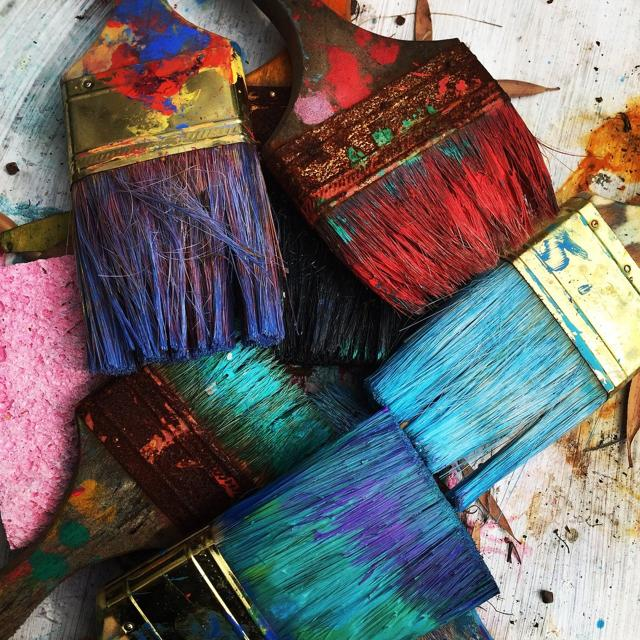
#> input picture HW11/crop_data/0.jpg, 640 x 640 px
$ python Color_Correlation.py
#> lines starting #> are read from the running program, lines starting #| are printed output that depends on the picture; long printed decimals are rounded
import os
import sys
from PIL import Image
import numpy as np
import matplotlib.pyplot as plt

def get_RGB_YUV(filename):
    image_rgb = Image.open(filename)
    image_yuv = image_rgb.convert('YCbCr')
    width, height = image_rgb.size
    filename = filename.split('.')
    filename[0] = 'converted/'+filename[0].split('/')[1]
    R = []
    G = []
    B = []
    Y = []
    U = []
    V = []
    newR = Image.new('RGB', (width, height))
    newRpixel = newR.load()
    newG = Image.new('RGB', (width, height))
    newGpixel = newG.load()
    newB = Image.new('RGB', (width, height))
    newBpixel = newB.load()
    newY = Image.new('YCbCr', (width, height))
    newYpixel = newY.load()
    newU = Image.new('YCbCr', (width, height))
    newUpixel = newU.load()
    newV = Image.new('YCbCr', (width, height))
    newVpixel = newV.load()
    for i in range(width):
        for j in range(height):
            pixel = image_rgb.getpixel((i, j))
            R.append(pixel[0])
            G.append(pixel[1])
            B.append(pixel[2])
            newRpixel[i,j] = (pixel[0], 0, 0)
            newGpixel[i,j] = (0, pixel[1], 0)
            newBpixel[i,j] = (0, 0, pixel[2])
            pixel = image_yuv.getpixel((i, j))
            Y.append(pixel[0])
            U.append(pixel[1])
            V.append(pixel[2])
            newYpixel[i,j] = (pixel[0], 128, 128)
            newUpixel[i,j] = (128, pixel[1], 128)
            newVpixel[i,j] = (128, 128, pixel[2])

    newR.save(filename[0]+'R.'+filename[1])
    newG.save(filename[0]+'G.'+filename[1])
    newB.save(filename[0]+'B.'+filename[1])
    newY.save(filename[0]+'Y.'+filename[1])
    newU.save(filename[0]+'U.'+filename[1])
    newV.save(filename[0]+'V.'+filename[1])
    return R, G, B, Y, U, V

def get_correlation(A, B, plot = False):
    avg_A = 0.0
    avg_B = 0.0
    for a in A:
        avg_A += a
    avg_A /= len(A)
    for b in B:
        avg_B += b
    avg_B /= len(B)

    stdev_A = 0.0
    stdev_B = 0.0
    for a in A:
        stdev_A += (a - avg_A)**2
    for b in B:
        stdev_B += (b - avg_B)**2
    stdev_A /= len(A)
    stdev_B /= len(B)
    stdev_A = np.sqrt(stdev_A)
    stdev_B = np.sqrt(stdev_B)

    covariance = 0.0
    for i in range(len(A)):
        covariance += (A[i]-avg_A)*(B[i]-avg_B)
    covariance /= len(A)

    if plot:
        plt.scatter(A, B, c = 'blue', s = 0.1)
        plt.show()
    return covariance/(stdev_A*stdev_B)

def main():
    totalR = []
    totalG = []
    totalB = []
    totalY = []
    totalU = []
    totalV = []
    for filename in os.listdir('crop_data/'):
        print("Filename : %s" % filename)
        print("Get RGV and YUV component...")
        R, G, B, Y, U, V = get_RGB_YUV('crop_data/'+filename)
#> in get_RGB_YUV, image_rgb is the input picture: PIL image 640x640 RGB; mean R, G, B 108.5, 102, 102.2
#> in get_RGB_YUV, `image_yuv = image_rgb.convert('YCbCr')`: image_yuv: PIL image 640x640 YCbCr; mean of channels 0, 1, 2 103.5, 126.6, 130.8
#> in get_RGB_YUV, `newR = Image.new('RGB', (width, height))`: newR: PIL image 640x640 RGB; every value is 0
#> after the loop in get_RGB_YUV, `for i in range(width):`: B = 409600 items
#> in get_RGB_YUV, `newR.save(filename[0]+'R.'+filename[1])`:
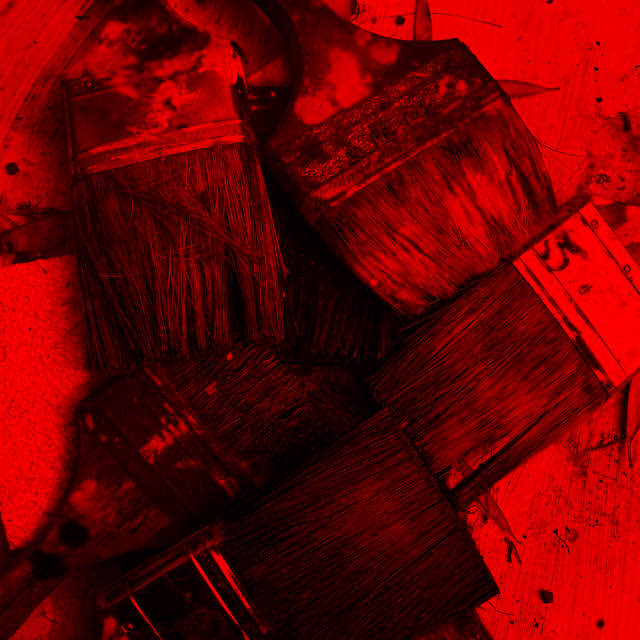
#> saved as 0R.jpg: PIL image 640x640 RGB; mean R, G, B 108.5, 0, 0
#> in get_RGB_YUV, `newG.save(filename[0]+'G.'+filename[1])`:
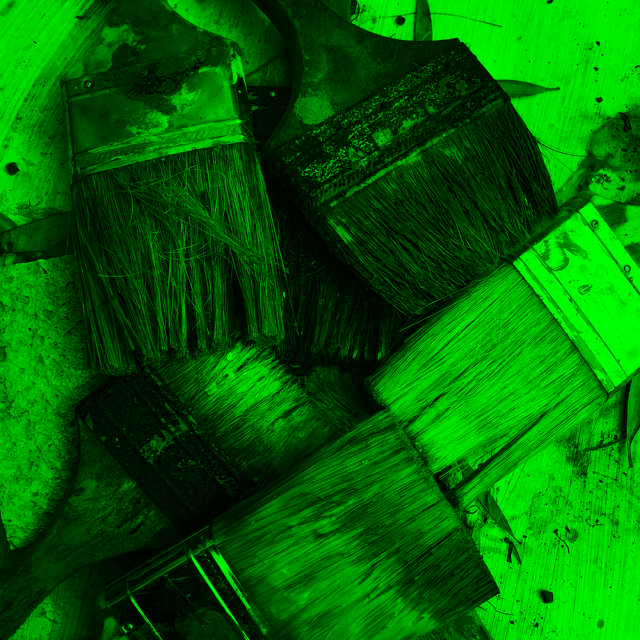
#> saved as 0G.jpg: PIL image 640x640 RGB; mean R, G, B 0, 102, 0
#> in get_RGB_YUV, `newB.save(filename[0]+'B.'+filename[1])`:
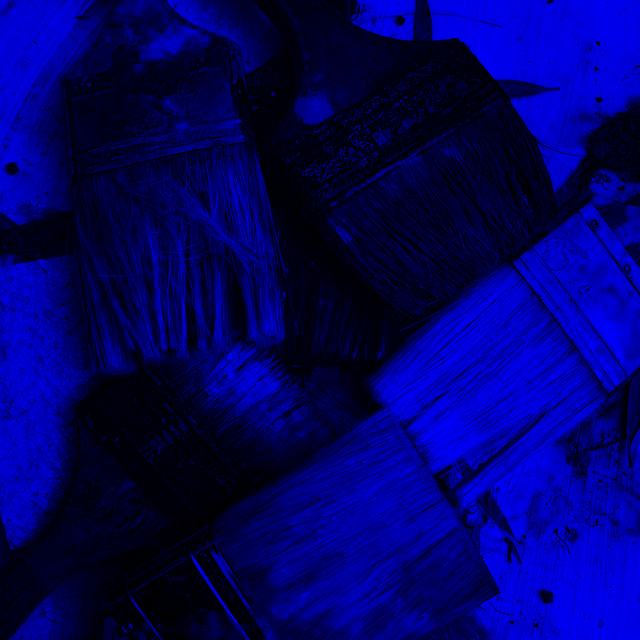
#> saved as 0B.jpg: PIL image 640x640 RGB; mean R, G, B 0, 0, 102.2
#> R = 409600 items; G = 409600 items; B = 409600 items; Y = 409600 items; U = 409600 items; V = 409600 items
        print("Evaluate Correlation Coefficient...")
        print("G-R correlation : %10f" % get_correlation(R, G))
#> the loop in get_correlation, `for a in A:` made 409600 passes
#> (a, avg_A) on passes 1 to 3: (206, 206), (213, 419), (218, 637)
#> after the loop in get_correlation, `for a in A:`: avg_A = 44451672
#> in get_correlation, `avg_A /= len(A)`: avg_A = 108.5
#> the loop in get_correlation, `for b in B:` made 409600 passes
#> (b, avg_B) on passes 1 to 3: (211, 211), (218, 429), (223, 652)
#> after the loop in get_correlation, `for b in B:`: avg_B = 41770074
#> in get_correlation, `avg_B /= len(B)`: avg_B = 102
#> the loop in get_correlation, `for a in A:` made 409600 passes
#> (a, stdev_A) on passes 1 to 3: (206, 9501.5), (213, 20416.6), (218, 32401.4)
#> after the loop in get_correlation, `for a in A:`: stdev_A = 2.45e+09
#> the loop in get_correlation, `for b in B:` made 409600 passes
#> (b, stdev_B) on passes 1 to 3: (211, 11885.9), (218, 25347), (223, 39993.4)
#> after the loop in get_correlation, `for b in B:`: stdev_B = 2.29e+09
#> in get_correlation, `stdev_A /= len(A)`: stdev_A = 5986.1
#> in get_correlation, `stdev_B /= len(B)`: stdev_B = 5591.8
#> in get_correlation, `stdev_A = np.sqrt(stdev_A)`: stdev_A = 77.37
#> in get_correlation, `stdev_B = np.sqrt(stdev_B)`: stdev_B = 74.78
#> the loop in get_correlation, `for i in range(len(A)):` made 409600 passes
#> covariance on passes 1 to 3: 10627, 22748.5, 35997.4
#> after the loop in get_correlation, `for i in range(len(A)):`: covariance = 1.8e+09
#> in get_correlation, `covariance /= len(A)`: covariance = 4384
#| G-R correlation :   0.7577
        print("G-B correlation : %10f" % get_correlation(G, B))
#> the loop in get_correlation (call 2), `for a in A:` made 409600 passes
#> the loop in get_correlation (call 2), `for b in B:` made 409600 passes
#> (b, avg_B) on passes 1 to 3: (207, 207), (214, 421), (217, 638)
#> the loop in get_correlation (call 2), `for a in A:` made 409600 passes
#> the loop in get_correlation (call 2), `for b in B:` made 409600 passes
#> (b, stdev_B) on passes 1 to 3: (207, 10990.3), (214, 23497.3), (217, 36684.3)
#> the loop in get_correlation (call 2), `for i in range(len(A)):` made 409600 passes
#> covariance on passes 1 to 3: 11429.3, 24404.6, 38302.2
#| G-B correlation :   0.9316
        print("R-B correlation : %10f" % get_correlation(R, B))
#| R-B correlation :   0.6389
        print("Y-U correlation : %10f" % get_correlation(Y, U))
#| Y-U correlation :  -0.06056
        print("Y-V correlation : %10f" % get_correlation(Y, V))
#| Y-V correlation :  -0.09346
        print("U-V correlation : %10f" % get_correlation(U, V))
#| U-V correlation :  -0.7224
        totalR += R
        totalG += G
        totalB += B
        totalY += Y
        totalU += U
        totalV += V
    print()
    print("Evaluate Total Correlation Coefficient...")
    print("G-R correlation : %10f" % get_correlation(totalR, totalG))
#| G-R correlation :   0.7577
    print("G-B correlation : %10f" % get_correlation(totalG, totalB))
#| G-B correlation :   0.9316
    print("R-B correlation : %10f" % get_correlation(totalR, totalB))
#| R-B correlation :   0.6389
    print("Y-U correlation : %10f" % get_correlation(totalY, totalU))
#| Y-U correlation :  -0.06056
    print("Y-V correlation : %10f" % get_correlation(totalY, totalV))
#| Y-V correlation :  -0.09346
    print("U-V correlation : %10f" % get_correlation(totalU, totalV))
#| U-V correlation :  -0.7224
if __name__ == "__main__":
    main()
